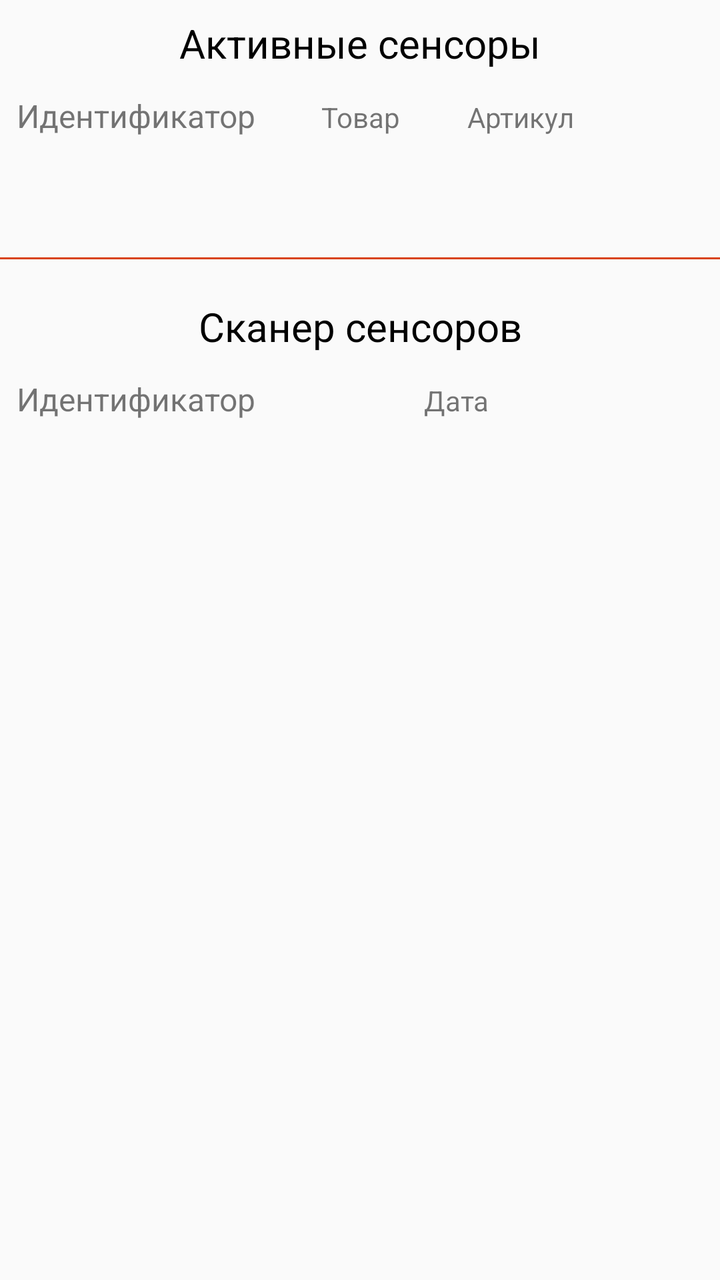
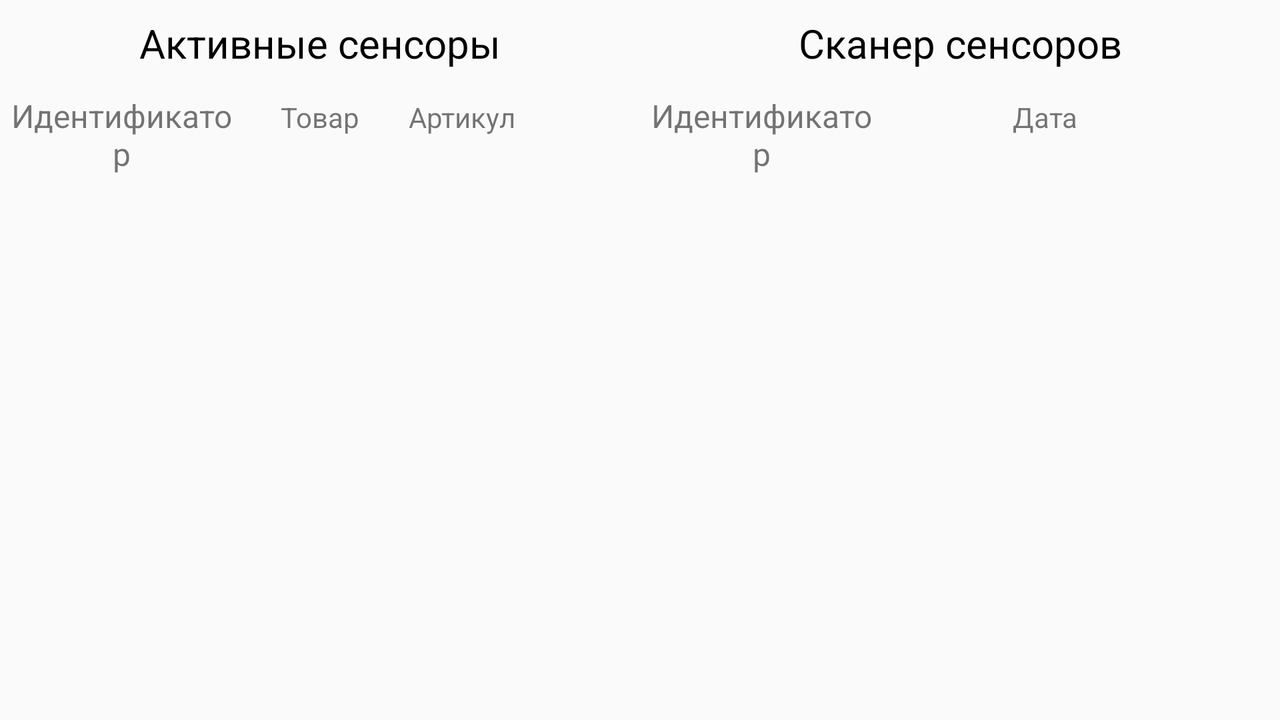

The same Android screen from two of the app's own layout files: first res/layout/ as a phone draws it, then the repository's variant for another configuration, drawn on a device whose configuration selects that folder. Both files follow.
<!-- AndroidManifest.xml: application theme AppTheme -->
<!-- res/layout/fragment_sensor.xml -->
<?xml version="1.0" encoding="utf-8"?>
<androidx.core.widget.NestedScrollView xmlns:android="http://schemas.android.com/apk/res/android"
    android:layout_width="match_parent"
    android:layout_height="match_parent">

    <LinearLayout
        android:layout_width="match_parent"
        android:layout_height="wrap_content"
        android:orientation="vertical">

        <TextView
            style="@style/FragmentTitleStyle"
            android:layout_width="match_parent"
            android:layout_height="wrap_content"
            android:text="@string/sensor_active_title" />

        <LinearLayout
            android:layout_width="match_parent"
            android:layout_height="wrap_content"
            android:layout_marginStart="4dp"
            android:layout_marginTop="12dp"
            android:layout_marginEnd="4dp"
            android:orientation="horizontal"
            android:weightSum="11">

            <TextView
                android:layout_width="0dp"
                android:layout_height="wrap_content"
                android:layout_weight="4"
                android:gravity="center"
                android:text="@string/sensor_table_active_name"
                android:textSize="16sp" />

            <TextView
                android:layout_width="0dp"
                android:layout_height="wrap_content"
                android:layout_weight="3"
                android:gravity="center"
                android:text="@string/sensor_table_active_good" />

            <TextView
                android:layout_width="0dp"
                android:layout_height="wrap_content"
                android:layout_weight="2"
                android:gravity="center"
                android:text="@string/sensor_table_active_articul" />

        </LinearLayout>

        <ProgressBar
            android:id="@+id/pbActive"
            android:layout_width="wrap_content"
            android:layout_height="wrap_content"
            android:layout_gravity="center"/>

        <androidx.recyclerview.widget.RecyclerView
            android:id="@+id/active_sensors_list"
            android:layout_width="match_parent"
            android:layout_height="wrap_content"
            android:visibility="gone"
            android:nestedScrollingEnabled="false" />

        <View
            android:layout_width="match_parent"
            android:layout_height="1dp"
            android:layout_marginTop="12dp"
            android:layout_marginBottom="12dp"
            android:background="@color/colorOrangeDark" />

        <TextView
            style="@style/FragmentTitleStyle"
            android:layout_width="match_parent"
            android:layout_height="wrap_content"
            android:text="@string/sensor_scan_title" />

        <LinearLayout
            android:layout_width="match_parent"
            android:layout_height="wrap_content"
            android:layout_marginStart="4dp"
            android:layout_marginTop="12dp"
            android:layout_marginEnd="4dp"
            android:orientation="horizontal"
            android:weightSum="11">

            <TextView
                android:layout_width="0dp"
                android:layout_height="wrap_content"
                android:layout_weight="4"
                android:gravity="center"
                android:text="@string/sensor_table_scan_name"
                android:textSize="16sp" />

            <TextView
                android:layout_width="0dp"
                android:layout_height="wrap_content"
                android:layout_weight="6"
                android:gravity="center"
                android:text="@string/sensor_table_scan_date" />

        </LinearLayout>

        <ProgressBar
            android:id="@+id/pbScan"
            android:layout_width="wrap_content"
            android:layout_height="wrap_content"
            android:layout_gravity="center"/>

        <androidx.recyclerview.widget.RecyclerView
            android:id="@+id/scan_sensors_list"
            android:layout_width="match_parent"
            android:layout_height="wrap_content"
            android:visibility="gone"
            android:nestedScrollingEnabled="false" />

    </LinearLayout>

</androidx.core.widget.NestedScrollView>
<!-- resources referenced by this layout -->
<resources>
  <color name="colorOrangeDark">#d84315</color>
  <string name="sensor_active_title">Активные сенсоры</string>
  <string name="sensor_scan_title">Сканер сенсоров</string>
  <string name="sensor_table_active_articul">Артикул</string>
  <string name="sensor_table_active_good">Товар</string>
  <string name="sensor_table_active_name">Идентификатор</string>
  <string name="sensor_table_scan_date">Дата</string>
  <string name="sensor_table_scan_name">Идентификатор</string>
  <style name="FragmentTitleStyle">
          <item name="android:layout_marginStart">8dp</item>
          <item name="android:layout_marginTop">8dp</item>
          <item name="android:layout_marginEnd">8dp</item>
          <item name="android:textAlignment">center</item>
          <item name="android:textColor">@color/colorBlack</item>
          <item name="android:textSize">20sp</item>
      </style>
  <style name="AppTheme" parent="Theme.AppCompat.Light.DarkActionBar">
          
          <item name="colorPrimary">@color/colorOrange</item>
          <item name="colorPrimaryDark">@color/colorOrangeDark</item>
          <item name="colorAccent">@color/colorGreenDark</item>
      </style>
  <color name="colorBlack">#000000</color>
  <color name="colorOrange">#ff5722</color>
  <color name="colorGreenDark">#1b5e20</color>
</resources>
<!-- res/layout-land/fragment_sensor.xml (the repository's variant of the layout above) -->
<!-- drawn on the phone turned sideways -->
<?xml version="1.0" encoding="utf-8"?>
<LinearLayout xmlns:android="http://schemas.android.com/apk/res/android"
    android:layout_width="match_parent"
    android:layout_height="match_parent"
    android:orientation="horizontal"
    android:weightSum="2">

    <androidx.core.widget.NestedScrollView
        android:layout_width="0dp"
        android:layout_height="match_parent"
        android:layout_weight="1">

        <LinearLayout
            android:layout_width="match_parent"
            android:layout_height="wrap_content"
            android:orientation="vertical">

            <TextView
                style="@style/FragmentTitleStyle"
                android:layout_width="match_parent"
                android:layout_height="wrap_content"
                android:text="@string/sensor_active_title" />

            <LinearLayout
                android:layout_width="match_parent"
                android:layout_height="wrap_content"
                android:layout_marginStart="4dp"
                android:layout_marginTop="12dp"
                android:layout_marginEnd="4dp"
                android:orientation="horizontal"
                android:weightSum="11">

                <TextView
                    android:layout_width="0dp"
                    android:layout_height="wrap_content"
                    android:layout_weight="4"
                    android:gravity="center"
                    android:text="@string/sensor_table_active_name"
                    android:textSize="16sp" />

                <TextView
                    android:layout_width="0dp"
                    android:layout_height="wrap_content"
                    android:layout_weight="3"
                    android:gravity="center"
                    android:text="@string/sensor_table_active_good" />

                <TextView
                    android:layout_width="0dp"
                    android:layout_height="wrap_content"
                    android:layout_weight="2"
                    android:gravity="center"
                    android:text="@string/sensor_table_active_articul" />

            </LinearLayout>

            <ProgressBar
                android:id="@+id/pbActive"
                android:layout_width="wrap_content"
                android:layout_height="wrap_content"
                android:layout_gravity="center"/>

            <androidx.recyclerview.widget.RecyclerView
                android:id="@+id/active_sensors_list"
                android:layout_width="match_parent"
                android:layout_height="wrap_content"
                android:visibility="gone"
                android:nestedScrollingEnabled="false" />
        </LinearLayout>
    </androidx.core.widget.NestedScrollView>

    <androidx.core.widget.NestedScrollView
        android:layout_width="0dp"
        android:layout_height="match_parent"
        android:layout_weight="1">

        <LinearLayout
            android:layout_width="match_parent"
            android:layout_height="wrap_content"
            android:orientation="vertical">

            <TextView
                style="@style/FragmentTitleStyle"
                android:layout_width="match_parent"
                android:layout_height="wrap_content"
                android:text="@string/sensor_scan_title" />

            <LinearLayout
                android:layout_width="match_parent"
                android:layout_height="wrap_content"
                android:layout_marginStart="4dp"
                android:layout_marginTop="12dp"
                android:layout_marginEnd="4dp"
                android:orientation="horizontal"
                android:weightSum="11">

                <TextView
                    android:layout_width="0dp"
                    android:layout_height="wrap_content"
                    android:layout_weight="4"
                    android:gravity="center"
                    android:text="@string/sensor_table_scan_name"
                    android:textSize="16sp" />

                <TextView
                    android:layout_width="0dp"
                    android:layout_height="wrap_content"
                    android:layout_weight="6"
                    android:gravity="center"
                    android:text="@string/sensor_table_scan_date" />

            </LinearLayout>

            <ProgressBar
                android:id="@+id/pbScan"
                android:layout_width="wrap_content"
                android:layout_height="wrap_content"
                android:layout_gravity="center"/>

            <androidx.recyclerview.widget.RecyclerView
                android:id="@+id/scan_sensors_list"
                android:layout_width="match_parent"
                android:layout_height="wrap_content"
                android:visibility="gone"
                android:nestedScrollingEnabled="false" />
        </LinearLayout>
    </androidx.core.widget.NestedScrollView>

</LinearLayout>
<!-- resources referenced by the variant -->
<!-- as the phone turned sideways resolves them -->
<resources>
  <string name="sensor_active_title">Активные сенсоры</string>
  <string name="sensor_scan_title">Сканер сенсоров</string>
  <string name="sensor_table_active_articul">Артикул</string>
  <string name="sensor_table_active_good">Товар</string>
  <string name="sensor_table_active_name">Идентификатор</string>
  <string name="sensor_table_scan_date">Дата</string>
  <string name="sensor_table_scan_name">Идентификатор</string>
  <style name="FragmentTitleStyle">
          <item name="android:layout_marginStart">8dp</item>
          <item name="android:layout_marginTop">8dp</item>
          <item name="android:layout_marginEnd">8dp</item>
          <item name="android:textAlignment">center</item>
          <item name="android:textColor">@color/colorBlack</item>
          <item name="android:textSize">20sp</item>
      </style>
  <style name="AppTheme" parent="Theme.AppCompat.Light.DarkActionBar">
          
          <item name="colorPrimary">@color/colorOrange</item>
          <item name="colorPrimaryDark">@color/colorOrangeDark</item>
          <item name="colorAccent">@color/colorGreenDark</item>
      </style>
  <color name="colorBlack">#000000</color>
  <color name="colorOrange">#ff5722</color>
  <color name="colorOrangeDark">#d84315</color>
  <color name="colorGreenDark">#1b5e20</color>
</resources>
